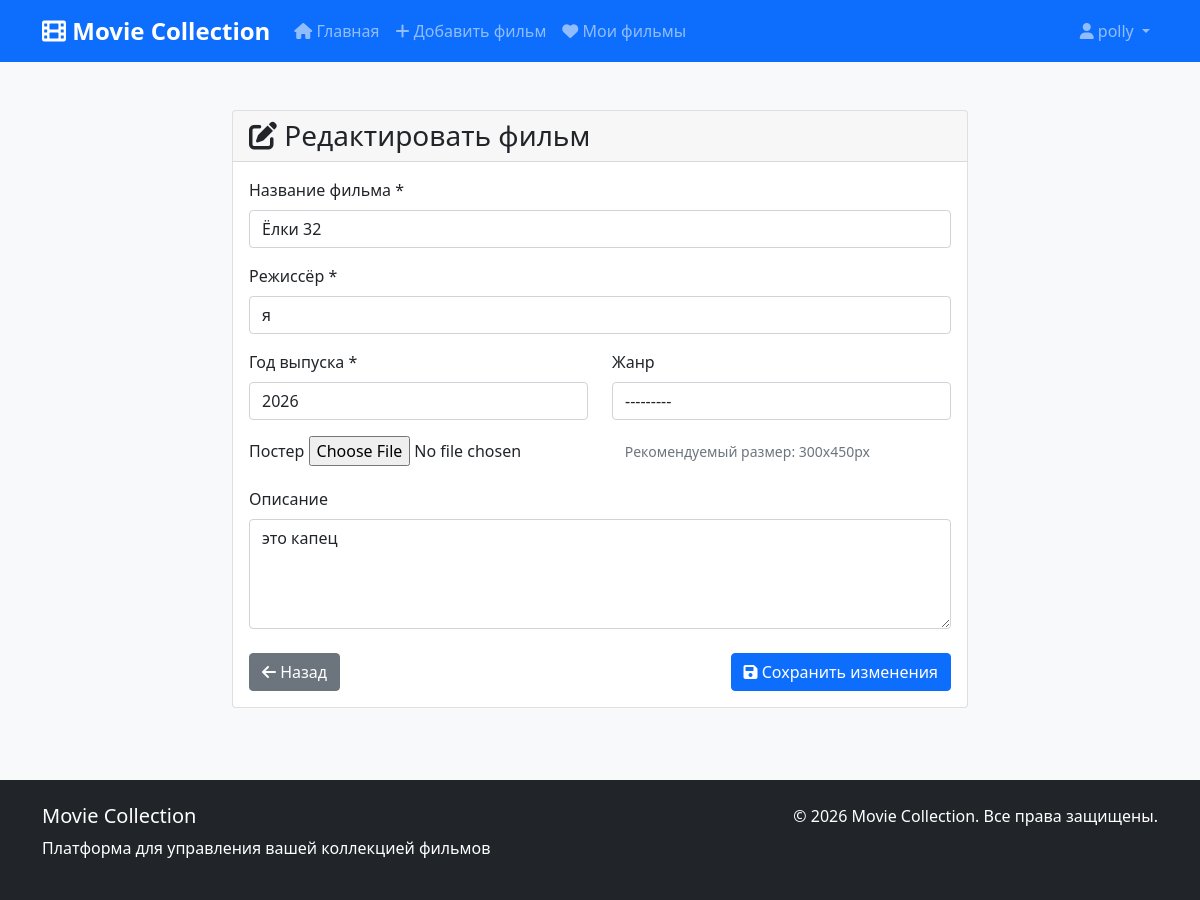
Screenshot of /movie/2/update/ (signed in) with the database file from the repository.
### movies/models.py (models this page shows, shortened)
class Movie(TimeStampedModel):
    title = models.CharField(
        _('Название фильма'),
        max_length=255
    )
    director = models.CharField(
        _('Режиссёр'),
        max_length=255
    )
    release_year = models.PositiveIntegerField(
        _('Год выпуска'),
        db_index=True,
        validators=[MinValueValidator(1888), MaxValueValidator(2100)]
    )
    genre = models.ForeignKey(
        Genre,
        on_delete=models.SET_NULL,
        null=True,
        blank=True,
        verbose_name=_('Жанр')
    )
    description = models.TextField(
        _('Описание'),
        blank=True
    )
    poster = models.ImageField(
        _('Постер'),
        upload_to='movie_posters/',
        null=True,
        blank=True
    )
    added_by = models.ForeignKey(
        User,
        on_delete=models.CASCADE,
        related_name='movies',
        verbose_name=_('Добавил пользователь')
    )
    class Meta:
        verbose_name = _('Фильм')
        verbose_name_plural = _('Фильмы')
        ordering = ['-created_at']
        unique_together = ['title', 'director', 'release_year']

### movies/views.py (the view, shortened to what this page needs)
# urls.py: path('movie/<int:pk>/update/', views.MovieUpdateView.as_view(), name='movie_update'),
class MovieUpdateView(OwnerRequiredMixin, SuccessMessageMixin, UpdateView):
    model = Movie
    form_class = MovieForm
    template_name = 'movies/movie_form.html'
    success_message = _('Фильм успешно обновлен')

### movies/forms.py
class MovieForm(forms.ModelForm):
    class Meta:
        model = Movie
        fields = [
            'title',
            'director',
            'release_year',
            'genre',
            'description',
            'poster'
        ]
        widgets = {
            'description': forms.Textarea(attrs={'rows': 4}),
            'release_year': forms.NumberInput(attrs={'min': 1888}),
        }
        labels = {
            'title': _('Название фильма'),
            'director': _('Режиссёр'),
            'release_year': _('Год выпуска'),
            'genre': _('Жанр'),
            'description': _('Описание'),
            'poster': _('Постер'),
        }

### core/mixins.py (called while the page is built)
    def test_func(self):
        obj = self.get_object()
        return obj.added_by == self.request.user or self.request.user.is_staff

### movies/models.py (called while the page is built)
    def __str__(self):
        return self.name

### templates/movies/movie_form.html (shortened to what this page needs)
{% extends 'base.html' %}
{% load static %}
{% block content %}
<div class="container mt-4">
    <div class="row">
        <div class="col-md-8 mx-auto">
            <div class="card">
                <div class="card-header">
                    <h3 class="mb-0">
                        {% if object %}
                            <i class="fas fa-edit"></i> Редактировать фильм
                        {% else %}
                            <i class="fas fa-plus-circle"></i> Добавить новый фильм
                        {% endif %}
                    </h3>
                </div>
                <div class="card-body">
                    <form method="post" enctype="multipart/form-data" novalidate>
                        <div class="mb-3">
                            <label for="{{ form.title.id_for_label }}" class="form-label">
                                {{ form.title.label }} *
                            </label>
                            {{ form.title }}
                        </div>
                        <div class="mb-3">
                            <label for="{{ form.director.id_for_label }}" class="form-label">
                                {{ form.director.label }} *
                            </label>
                            {{ form.director }}
                        </div>
                        <div class="row">
                            <div class="col-md-6 mb-3">
                                <label for="{{ form.release_year.id_for_label }}" class="form-label">
                                    {{ form.release_year.label }} *
                                </label>
                                {{ form.release_year }}
                            </div>
                            <div class="col-md-6 mb-3">
                                <label for="{{ form.genre.id_for_label }}" class="form-label">
                                    {{ form.genre.label }}
                                </label>
                                {{ form.genre }}
                            </div>
                        </div>
                        <div class="mb-3">
                            <label for="{{ form.poster.id_for_label }}" class="form-label">
                                {{ form.poster.label }}
                            </label>
                            {{ form.poster }}
                            <small class="form-text text-muted">
                                Рекомендуемый размер: 300x450px
                            </small>
                        </div>
                        <div class="mb-3">
                            <label for="{{ form.description.id_for_label }}" class="form-label">
                                {{ form.description.label }}
                            </label>
                            {{ form.description }}
                        </div>
                        <div class="d-flex justify-content-between mt-4">
                            <a href="{% if object %}{% url 'movies:movie_detail' object.pk %}{% else %}{% url 'movies:movie_list' %}{% endif %}"
                               class="btn btn-secondary">
                                <i class="fas fa-arrow-left"></i> Назад
                            </a>
                            <button type="submit" class="btn btn-primary">
                                <i class="fas fa-save"></i>
                                {% if object %}
                                    Сохранить изменения
                                {% else %}
                                    Добавить фильм
                                {% endif %}
                            </button>
                        </div>
                    </form>
                </div>
            </div>
        </div>
    </div>
</div>
{% endblock %}

### templates/base.html (shortened to what this page needs)
{% load static %}
<!DOCTYPE html>
<html lang="ru">
<head>
    <link href="https://cdn.jsdelivr.net/npm/bootstrap@5.1.3/dist/css/bootstrap.min.css" rel="stylesheet">
    <link rel="stylesheet" href="https://cdnjs.cloudflare.com/ajax/libs/font-awesome/6.0.0/css/all.min.css">
    <link rel="stylesheet" href="{% static 'css/style.css' %}">
</head>
<body>
    <nav class="navbar navbar-expand-lg navbar-dark bg-primary">
        <div class="container">
            <a class="navbar-brand" href="{% url 'movies:movie_list' %}">
                <i class="fas fa-film"></i> Movie Collection
            </a>
            <div class="collapse navbar-collapse" id="navbarNav">
                <ul class="navbar-nav me-auto">
                    <li class="nav-item">
                        <a class="nav-link" href="{% url 'movies:movie_list' %}">
                            <i class="fas fa-home"></i> Главная
                        </a>
                    </li>
                    <li class="nav-item">
                        <a class="nav-link" href="{% url 'movies:movie_create' %}">
                            <i class="fas fa-plus"></i> Добавить фильм
                        </a>
                    </li>
                    {% if user.is_authenticated %}
                    <li class="nav-item">
                        <a class="nav-link" href="#">
                            <i class="fas fa-heart"></i> Мои фильмы
                        </a>
                    </li>
                    {% endif %}
                </ul>
                <ul class="navbar-nav">
                    {% if user.is_authenticated %}
                        <li class="nav-item dropdown">
                            <a class="nav-link dropdown-toggle" href="#" id="navbarDropdown" role="button"
                               data-bs-toggle="dropdown">
                                <i class="fas fa-user"></i> {{ user.username }}
                            </a>
                        </li>
                    {% endif %}
                </ul>
            </div>
        </div>
    </nav>
    <main class="py-4">
        {% block content %}
        {% endblock %}
    </main>
    <footer class="bg-dark text-white mt-5 py-4">
        <div class="container">
            <div class="row">
                <div class="col-md-6">
                    <h5>Movie Collection</h5>
                    <p>Платформа для управления вашей коллекцией фильмов</p>
                </div>
                <div class="col-md-6 text-end">
                    <p>&copy; {% now "Y" %} Movie Collection. Все права защищены.</p>
                </div>
            </div>
        </div>
    </footer>
</body>
</html>

### static/css/style.css (style rules this page uses)
body { font-family: 'Segoe UI', Tahoma, Geneva, Verdana, sans-serif; background-color: #f8f9fa; min-height: 100vh; display: flex; flex-direction: column; }
main { flex: 1; }
.navbar-brand { font-weight: bold; font-size: 1.5rem; }
.btn-primary { background-color: #0d6efd; border-color: #0d6efd; }

### rows the page displays
Movie: title "Ёлки 32", director "я", release_year "2026", genre "---------", description "это капец"

### other values shown
{{ user.username }} "polly"
